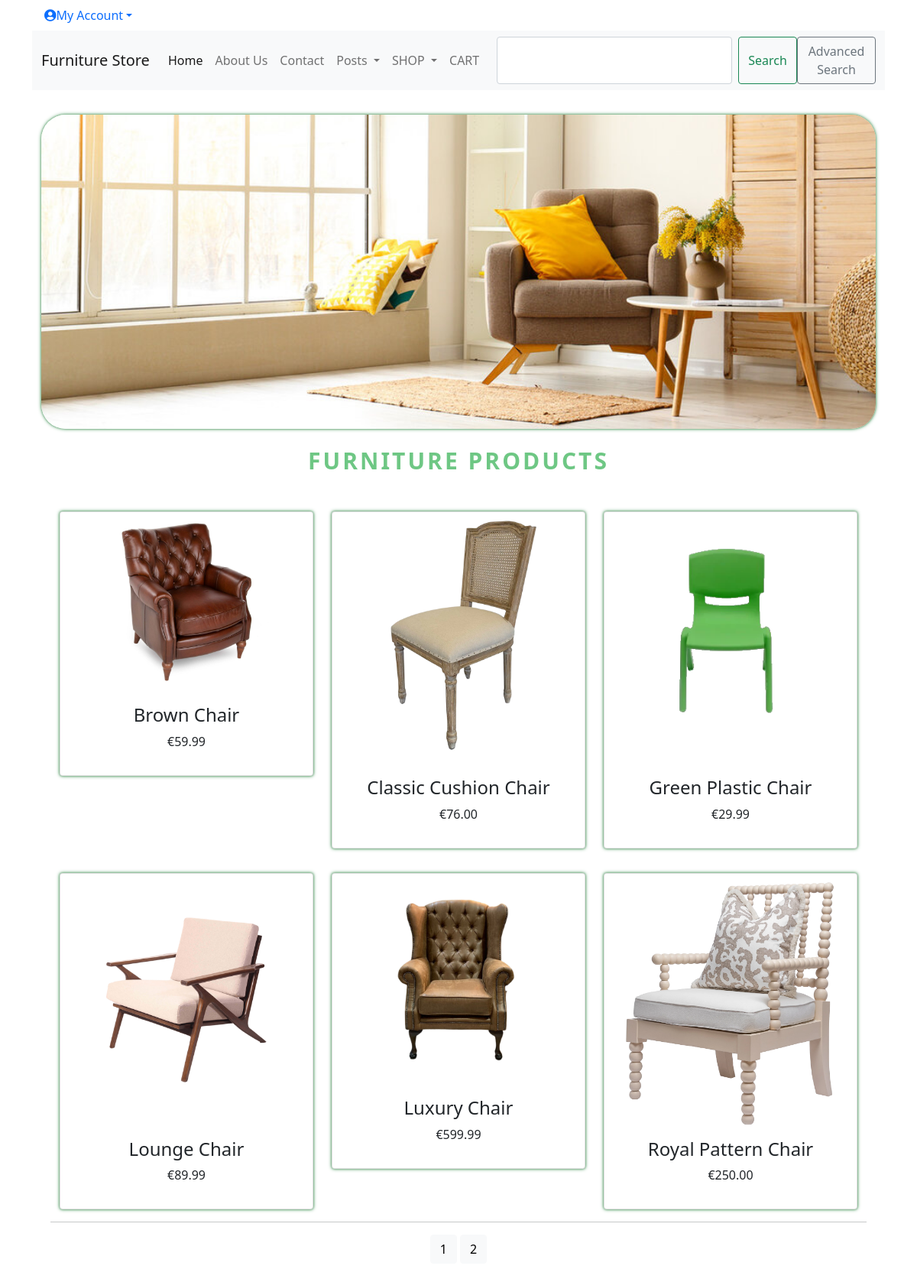
The page / on the database its author committed.
### shop/models.py (models this page shows, shortened)
class Product(models.Model):
    id = models.UUIDField(
        primary_key=True,
        default=uuid.uuid4,
        editable=False)
    name = models.CharField(max_length=250, unique=True)
    description = models.TextField(blank = True)
    category = models.ForeignKey(Category, on_delete=models.CASCADE)
    price = models.DecimalField(max_digits=10, decimal_places=2)
    image = models.ImageField(upload_to = 'product', blank=True)
    image_thumbnail = ImageSpecField(source='image',
                                     processors=[ResizeToFill(250,250)],
                                     format='JPEG',
                                     options={'quality':100})
    stock = models.IntegerField()
    available = models.BooleanField(default=True)
    created = models.DateTimeField(auto_now_add=True, blank = True, null= True)
    updated = models.DateTimeField(auto_now=True, blank = True, null= True)
    slug = models.SlugField(null=True, unique=True)
    class Meta:
        ordering = ('name',)
        verbose_name = 'product'
        verbose_name_plural = 'products'
    def get_absolute_url(self):
        return reverse('product_detail', args=[self.category.id, self.id, self.slug])

### shop/views.py (the view)
# urls.py: path('', views.prod_list, name='all_products'),
def prod_list(request, category_id=None):
    category = None
    products = Product.objects.filter(available=True)
    if category_id:
        category = get_object_or_404(Category, id=category_id)
        products = Product.objects.filter(category=category, available=True)
    paginator = Paginator(products, 6)
    try:
        page = int(request.GET.get('page', 1))
    except:
        page = 1
    try:
        products = paginator.page(page)
    except (EmptyPage, InvalidPage):
        products = paginator.page(paginator.num_pages)
    return render(request, 'category.html', {'category': category, 'prods': products})

### cart/context_processors.py (called while the page is built)
def counter(request):
    item_count = 0
    if 'admin' in request.path:
        return {}
    else:
        try:
            cart = Cart.objects.filter(cart_id=_cart_id(request))
            cart_items = CartItem.objects.all().filter(cart=cart[:1])
            for cart_item in cart_items:
                item_count += cart_item.quantity
        except Cart.DoesNotExist:
            item_count = 0
    return {'item_count':item_count}

### cart/views.py (called while the page is built)
def _cart_id(request):
    cart = request.session.session_key
    if not cart:
        cart = request.session.create()
    return cart

### shop/context_processors.py (called while the page is built)
def menu_links(request):
    links = Category.objects.all()
    return {'links':links}

### shop/models.py (called while the page is built)
    def get_absolute_url(self):
        return reverse('products_by_category', args=[self.id])

### templates/category.html (shortened to what this page needs)
{% extends "base.html" %}
{% load static %}
{% block content %}
 <div class="mx-auto">
 {% if category %}
   {% if category.image %}
 <img class="card_img " src="{{category.image_thumbnail.url}}" alt="{{category.name}}">
   {% endif %}
 </div>
 <br>
 <div>
 <h1 class="text-center cat_title">{{category.name}}</h1>
 <p class="test-justify">{{category.description}}</p>
 </div>
 {% else %}
 <a href=" {% url 'all_products' %} "><img class="banner_img cat_image " src="{% static 'images/banner.jpg' %}" alt="Our Products Collection"></a>
 </div>
 <br>
 <div>
 <h1 class="text-center cat_title">Furniture Products</h1>
 </div>
 {% endif %}
 <div class="container">
<div class="row mx-auto">
{% for product in prods %}
<div class="my_bottom_margin col-9 col-lg-4 col-sm-12 col-md-4">
<div class="card text-center cat_image banner_img" style="min-width:18rem;">
   {% if product.image %}
<a class ="img" href="{{product.get_absolute_url}}"><img class="card-img-top my_image"src="{{product.image.url}}" alt="{{product.name}}"></a>
   {% endif %}
<div class="card-box card-body">
 <h4>{{product.name}}</h4>
 <p>€{{product.price}}</p>
 </div>
 </div>
 </div>
 {% endfor %}
 </div>
 <div class="mx-auto">
    {% if prods.paginator.num_pages > 1 %}
    <hr>
    <div class=" text-center">
    {% for pg in prods.paginator.page_range %}
    <a href="?page={{pg}}" class=" btn btn-light  btn-sm{%
    if products.number == pg %}active{% endif
    %}">{{pg}}</a>
    {% endfor %}
    </div>
    {% endif %}
    </div>
 <br>
 </div>
{% endblock %}

### static/css/base.css (style rules this page uses)
h1, a, header { color: rgb(110, 199, 132); }
body { font-family: 'Source Sans Pro', sans-serif; font-size: 18px; }
.cat_image { width: 100%; height: auto; margin-top: 2em; border-radius: 2em; box-shadow: 0 0 3px #b44a4a, 0 0 5px #0000FF; }
.cat_title { letter-spacing: .1em; font-size: 30px; font-weight: bold; text-transform: uppercase; }
.banner_img { box-shadow: 0 0 3px #5da16e, 0 0 5px #5da16e; }

### rows shown on the page
Product: image (picture), name "Brown Chair", price "59.99"
Product: image (picture), name "Classic Cushion Chair", price "76.00"
Product: image (picture), name "Green Plastic Chair", price "29.99"
Product: image (picture), name "Lounge Chair", price "89.99"
Product: image (picture), name "Luxury Chair", price "599.99"
Product: image (picture), name "Royal Pattern Chair", price "250.00"

### other values the page prints
{{ pg }} "1" "2"
